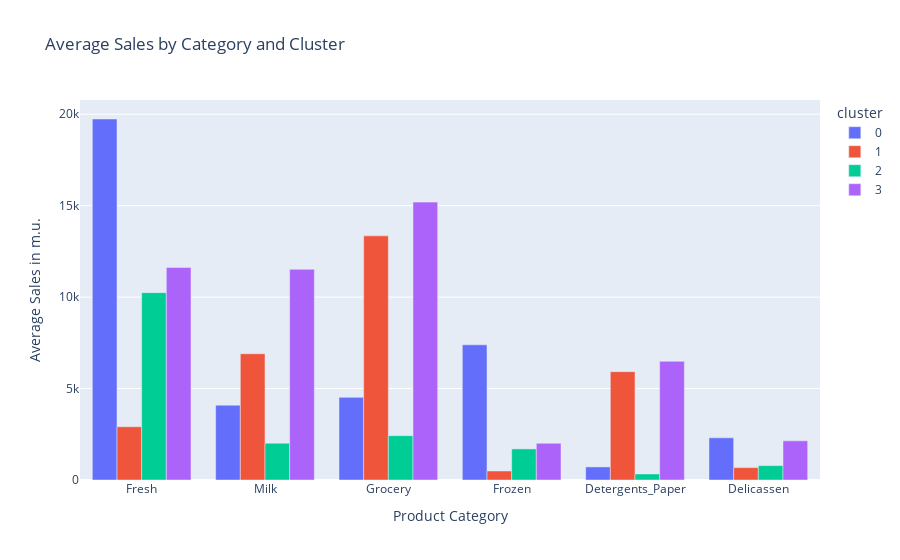

This figure's notebook cell:
### Code cell
import plotly.express as px

df_unpivot['cluster'] = df_unpivot['cluster'].astype(str)
fig = px.bar(df_unpivot, x='variable', y='value', color='cluster',barmode='group', height=400, title='Average Sales by Category and Cluster')
fig.update_layout(xaxis_title="Product Category", yaxis_title="Average Sales in m.u.")
fig.show()

### Figure 1 — Plotly figure (JSON) as saved in the notebook; plotly's stock layout.template omitted (floating-point values rounded to 4 significant figures)
{"data": [{"alignmentgroup": "True", "hovertemplate": "cluster=0<br>variable=%{x}<br>value=%{y}<extra></extra>", "legendgroup": "0", "marker": {"color": "#636efa", "pattern": {"shape": ""}}, "name": "0", "offsetgroup": "0", "orientation": "v", "showlegend": true, "textposition": "auto", "type": "bar", "x": ["Fresh", "Milk", "Grocery", "Frozen", "Detergents_Paper", "Delicassen"], "xaxis": "x", "y": [19740.0, 4092.0, 4518.0, 7391.0, 715.1, 2306.0], "yaxis": "y"}, {"alignmentgroup": "True", "hovertemplate": "cluster=1<br>variable=%{x}<br>value=%{y}<extra></extra>", "legendgroup": "1", "marker": {"color": "#EF553B", "pattern": {"shape": ""}}, "name": "1", "offsetgroup": "1", "orientation": "v", "showlegend": true, "textposition": "auto", "type": "bar", "x": ["Fresh", "Milk", "Grocery", "Frozen", "Detergents_Paper", "Delicassen"], "xaxis": "x", "y": [2913.0, 6903.0, 13350.0, 493.4, 5924.0, 679.1], "yaxis": "y"}, {"alignmentgroup": "True", "hovertemplate": "cluster=2<br>variable=%{x}<br>value=%{y}<extra></extra>", "legendgroup": "2", "marker": {"color": "#00cc96", "pattern": {"shape": ""}}, "name": "2", "offsetgroup": "2", "orientation": "v", "showlegend": true, "textposition": "auto", "type": "bar", "x": ["Fresh", "Milk", "Grocery", "Frozen", "Detergents_Paper", "Delicassen"], "xaxis": "x", "y": [10240.0, 2013.0, 2425.0, 1700.0, 329.8, 786.3], "yaxis": "y"}, {"alignmentgroup": "True", "hovertemplate": "cluster=3<br>variable=%{x}<br>value=%{y}<extra></extra>", "legendgroup": "3", "marker": {"color": "#ab63fa", "pattern": {"shape": ""}}, "name": "3", "offsetgroup": "3", "orientation": "v", "showlegend": true, "textposition": "auto", "type": "bar", "x": ["Fresh", "Milk", "Grocery", "Frozen", "Detergents_Paper", "Delicassen"], "xaxis": "x", "y": [11620.0, 11520.0, 15190.0, 2010.0, 6489.0, 2142.0], "yaxis": "y"}], "layout": {"autosize": true, "barmode": "group", "legend": {"title": {"text": "cluster"}, "tracegroupgap": 0}, "title": {"text": "Average Sales by Category and Cluster"}, "xaxis": {"anchor": "y", "autorange": true, "domain": [0, 1], "range": [-0.5, 5.5], "title": {"text": "Product Category"}, "type": "category"}, "yaxis": {"anchor": "x", "autorange": true, "domain": [0, 1], "range": [0, 20780.0], "title": {"text": "Average Sales in m.u."}, "type": "linear"}}}
